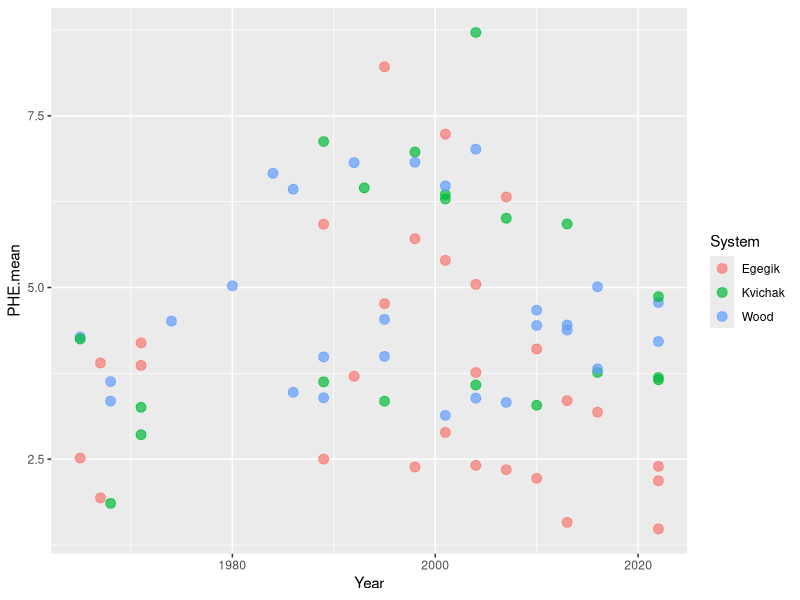
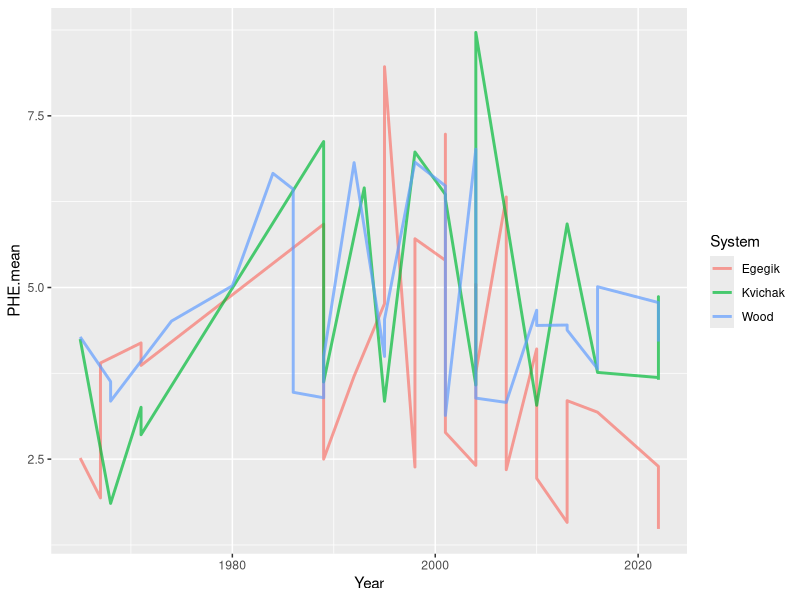
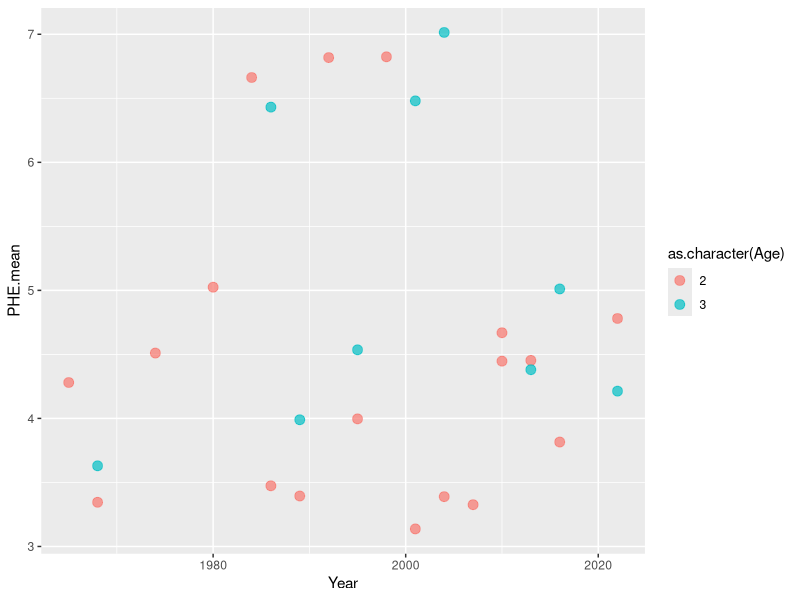
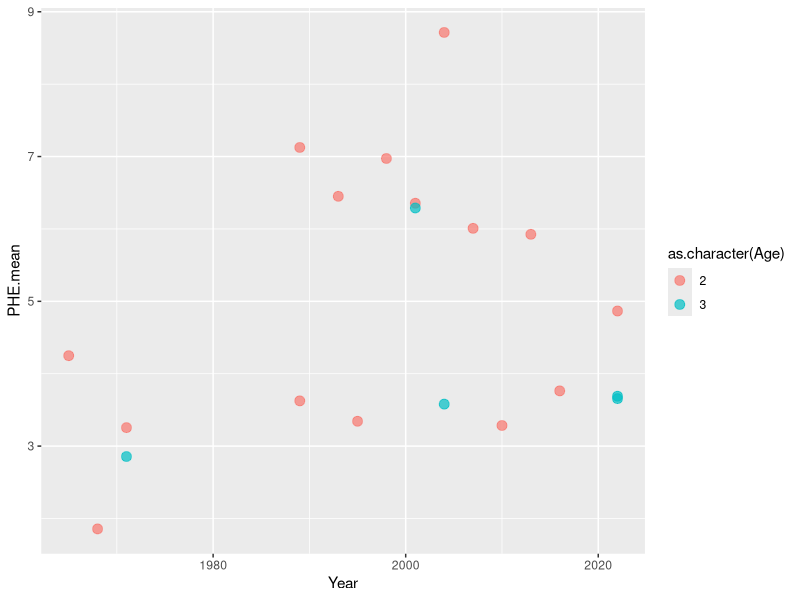
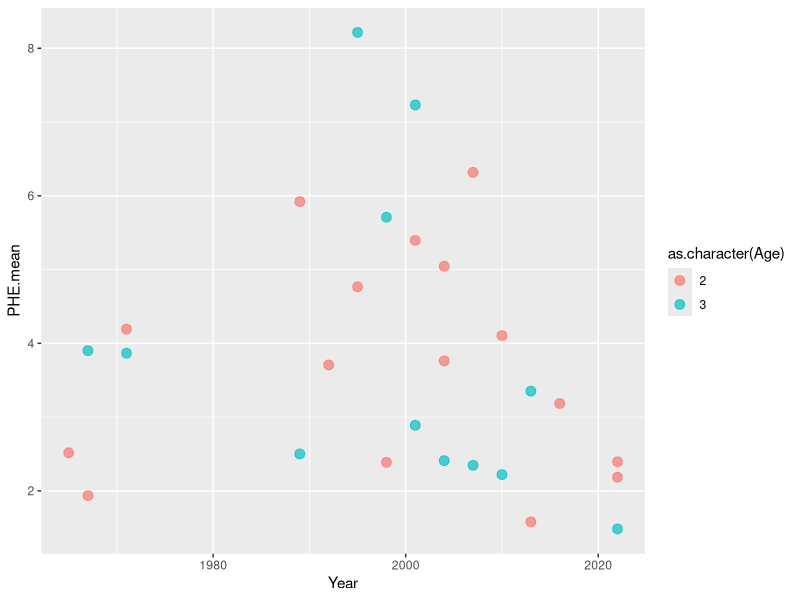

Write the R code that produced these figures, in order.
#this is an r script to do some basic data visualization of the cleaned data
#at this point the data should be drift corrected, compiled, and had all
#duplicates and replicates removed and averaged

setwd("~/Documents/Grad School /CSIA/code")

library(dplyr)
library(readr)
library(ggplot2)

#read in the main data file
data <- read.csv(file="main.data")

#scatter plot of year vs isotope signature
ggplot(data = data, aes(Year, PHE.mean, color = System)) +
       geom_point(size = 3, alpha = 0.7) 

#+geom_smooth(method = "lm")

ggplot(data = data, aes(Year, PHE.mean, color = System)) +
  geom_line(size = 1, alpha = 0.7) 

Wood <- data[data$System =="Wood",]
Kvichak <- data[data$System =="Kvichak",]
Egegik <- data[data$System =="Egegik",]

#plots of age vs isotope sig in the different river systems 
ggplot(data = Wood, aes(Year, PHE.mean, color = as.character(Age))) +
  geom_point(size = 3, alpha = 0.7) 

ggplot(data = Kvichak, aes(Year, PHE.mean, color = as.character(Age))) +
  geom_point(size = 3, alpha = 0.7) 

ggplot(data = Egegik, aes(Year, PHE.mean, color = as.character(Age))) +
  geom_point(size = 3, alpha = 0.7) 

#make a graph showing total number of samples/system/year 
